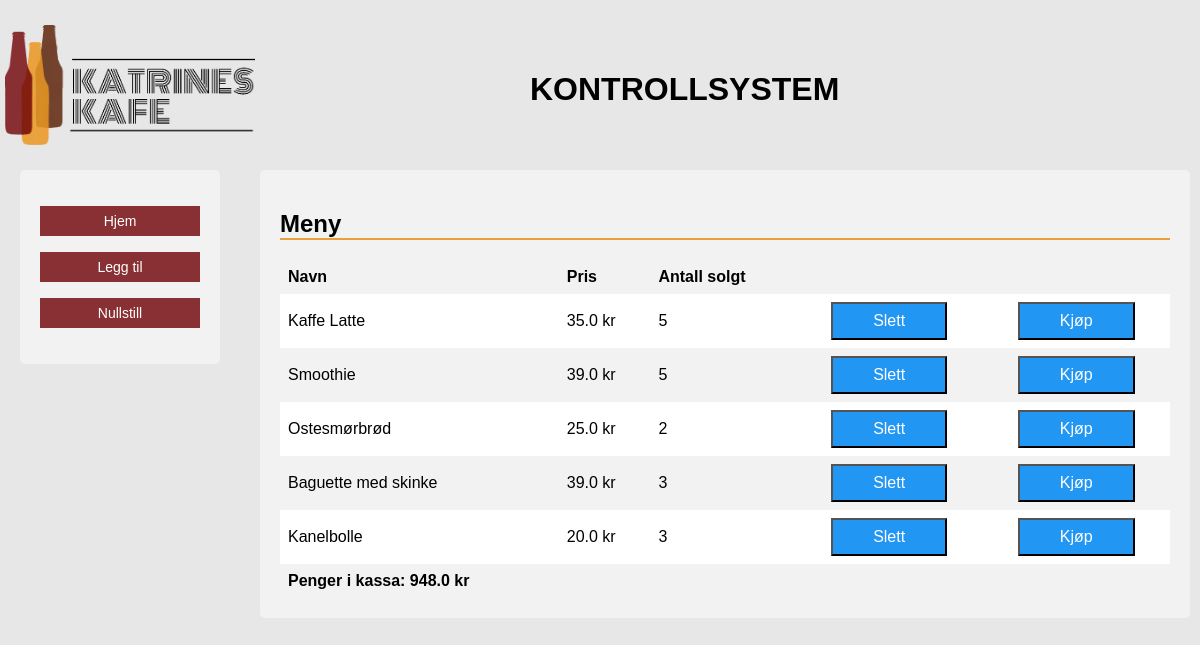
The page / on the database its author committed.
### kontrollsystemApp/models.py (models this page shows, shortened)
class Product(models.Model):
    productName = models.CharField(max_length=200)
    productPrice = models.FloatField()
    numbersSold = models.IntegerField(default=0)
    belongsTo = models.ForeignKey(Cafe, on_delete=models.CASCADE, default=Cafe.objects.first().id)

class Cafe(models.Model):
    cash = models.FloatField(default=500)

### kontrollsystemApp/views.py (the view)
# urls.py: path('', views.index, name='index'),
def index(request):
    products = Product.objects.all()
    context = {
        'products' : products,
        'cash': Cafe.cash
    }
    return render(request,'index.html',context)

### kontrollsystemApp/templates/index.html
{% extends "base.html" %}
{% block content %}
<h1>KONTROLLSYSTEM</h1>
<div class="box">
  <h2> Meny </h2>
<table>
  <tr>
    <th align= "left">Navn</th>
    <th align = "left">Pris</th>
    <th align= "left">Antall solgt</th>
    <th></th>
    <th></th>
  </tr>
  {% for i in products %}
  <tr>
    <td align="left">{{i.productName}}</td>
    <td align="left">{{i.productPrice}} kr</td>
    <td align="left">{{i.numbersSold}}</td>
    <td align ="center">
      <form method="POST" action=" /delete/{{ i.id }}/ "> {% csrf_token %}
        <button class="btn" type="submit">Slett</button>
      </form>
    </td>
    <td align ="center">
      <form method="POST" action=" /buy/{{ i.id }}/ "> {% csrf_token %}
        <button class="btn" type="submit">Kjøp</button>
      </form>
    </td>
  </tr>
    {% endfor %}
    <td><strong>Penger i kassa: {% with products|first as first %}{{  first.belongsTo.cash }}{% endwith %} kr</strong></td>
</div>
{% endblock %}

### kontrollsystemApp/templates/base.html (shortened to what this page needs)
<!DOCTYPE html>
<html lang="en">
<head>
  {% load static %}
  <link rel="stylesheet" href="{% static 'css/styles.css' %}">
</head>
<body>
  <div class="top">
    {% load static %}
    <img src="{% static 'kontrollsystemApp/katrineLogo1.png' %}" width="250" height="120" alt="My image"/>
  </div>
  <div class="left">
    <div class="sidebar">
    <p><a href="{% url 'index' %}" class="buttonSidebar">Hjem</a></p>
    <p><a href="{% url 'add' %}" class="buttonSidebar">Legg til</a></p>
    <p><a href="{% url 'reset' %}" class="buttonSidebar">Nullstill</a></p>
    </div>
  </div>
  <div class="main">
    {% block content %}{% endblock %}
  </div>
</body>
</html>

### kontrollsystemApp/static/css/styles.css (style rules this page uses)
body { color: black; background-color: #E8E7E7; font-family: Arial; margin: 25px; padding: 0; }
.top { position:absolute; left:5px; right:0; height: 92px; }
.left { position:absolute; left:0; top:150px; bottom: 0; width: 200px; margin: 20px; }
.main { position: absolute; left:260px; top:170px; right:10px; bottom:0; }
table { font-family: arial; border-collapse: collapse; width: 100%; }
td, th { padding: 8px; }
tr:nth-child(even) { background-color:#ffffff; }
h1 { position: absolute; left: 270px; top: -120px; }
h2 { border-bottom: 2px solid #E8A03C }
.btn { background-color: #2196F3; width: 100% border: none; color: white; padding: 8px 40px; text-align: center; text-decoration: none; display: inline-block; font-size: 16px; }
.sidebar { border-radius: 5px; background-color: #f2f2f2; padding: 20px; }
.buttonSidebar { background-color: #893034; border: none; color: white; height:30px; width:160px; text-align: center; text-decoration: none; display: inline-block; font-size: 14px; margin:auto; display:table-cell; vertical-align:middle; }
.box { border-radius: 5px; background-color: #f2f2f2; padding: 20px; }

### rows shown on the page
Product: productName "Kaffe Latte", productPrice "35.0", numbersSold "5", belongsTo.cash "948.0"
Product: productName "Smoothie", productPrice "39.0", numbersSold "5"
Product: productName "Ostesmørbrød", productPrice "25.0", numbersSold "2"
Product: productName "Baguette med skinke", productPrice "39.0", numbersSold "3"
Product: productName "Kanelbolle", productPrice "20.0", numbersSold "3"
